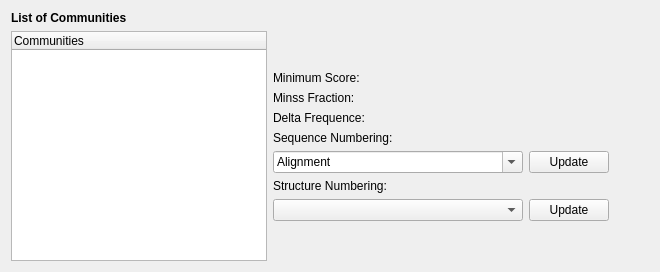
            <widget class="QWidget" name="page_14">
             <layout class="QGridLayout" name="gridLayout_17">
              <item row="0" column="0">
               <widget class="QLabel" name="label_39">
                <property name="text">
                 <string>&lt;html&gt;&lt;head/&gt;&lt;body&gt;&lt;p&gt;&lt;span style=&quot; font-weight:600;&quot;&gt;List of Communities&lt;/span&gt;&lt;/p&gt;&lt;/body&gt;&lt;/html&gt;</string>
                </property>
               </widget>
              </item>
              <item row="1" column="0">
               <widget class="QTreeWidget" name="treeCorrelationComm">
                <property name="maximumSize">
                 <size>
                  <width>290</width>
                  <height>16777215</height>
                 </size>
                </property>
                <column>
                 <property name="text">
                  <string>Communities</string>
                 </property>
                </column>
               </widget>
              </item>
              <item row="1" column="1">
               <layout class="QVBoxLayout" name="verticalLayout_30">
                <item>
                 <spacer name="verticalSpacer_20">
                  <property name="orientation">
                   <enum>Qt::Vertical</enum>
                  </property>
                  <property name="sizeType">
                   <enum>QSizePolicy::Minimum</enum>
                  </property>
                  <property name="sizeHint" stdset="0">
                   <size>
                    <width>20</width>
                    <height>40</height>
                   </size>
                  </property>
                 </spacer>
                </item>
                <item>
                 <widget class="QLabel" name="lblMinLogP_2">
                  <property name="minimumSize">
                   <size>
                    <width>300</width>
                    <height>0</height>
                   </size>
                  </property>
                  <property name="text">
                   <string>Minimum Score: </string>
                  </property>
                 </widget>
                </item>
                <item>
                 <widget class="QLabel" name="lblMinss_2">
                  <property name="minimumSize">
                   <size>
                    <width>300</width>
                    <height>0</height>
                   </size>
                  </property>
                  <property name="text">
                   <string>Minss Fraction: </string>
                  </property>
                 </widget>
                </item>
                <item>
                 <widget class="QLabel" name="lblDeltaFreq_2">
                  <property name="minimumSize">
                   <size>
                    <width>300</width>
                    <height>0</height>
                   </size>
                  </property>
                  <property name="text">
                   <string>Delta Frequence: </string>
                  </property>
                 </widget>
                </item>
                <item>
                 <layout class="QVBoxLayout" name="verticalLayout_53">
                  <item>
                   <widget class="QLabel" name="label_18">
                    <property name="text">
                     <string>Sequence Numbering:</string>
                    </property>
                   </widget>
                  </item>
                  <item>
                   <layout class="QHBoxLayout" name="horizontalLayout_61">
                    <item>
                     <widget class="QComboBox" name="cmbRefSeq_3">
                      <property name="minimumSize">
                       <size>
                        <width>250</width>
                        <height>0</height>
                       </size>
                      </property>
                      <property name="editable">
                       <bool>true</bool>
                      </property>
                      <item>
                       <property name="text">
                        <string>Alignment</string>
                       </property>
                      </item>
                     </widget>
                    </item>
                    <item>
                     <widget class="QPushButton" name="cmdUpdateGraphNumbering2">
                      <property name="text">
                       <string>Update</string>
                      </property>
                     </widget>
                    </item>
                    <item>
                     <spacer name="horizontalSpacer_73">
                      <property name="orientation">
                       <enum>Qt::Horizontal</enum>
                      </property>
                      <property name="sizeHint" stdset="0">
                       <size>
                        <width>40</width>
                        <height>20</height>
                       </size>
                      </property>
                     </spacer>
                    </item>
                   </layout>
                  </item>
                  <item>
                   <layout class="QVBoxLayout" name="verticalLayout_29">
                    <item>
                     <widget class="QLabel" name="label_72">
                      <property name="text">
                       <string>Structure Numbering:</string>
                      </property>
                     </widget>
                    </item>
                    <item>
                     <layout class="QHBoxLayout" name="horizontalLayout_64">
                      <item>
                       <widget class="QComboBox" name="cmbRefPdb_3">
                        <property name="minimumSize">
                         <size>
                          <width>250</width>
                          <height>0</height>
                         </size>
                        </property>
                       </widget>
                      </item>
                      <item>
                       <widget class="QPushButton" name="cmdUpdateGraphPdbNumbering_2">
                        <property name="text">
                         <string>Update</string>
                        </property>
                       </widget>
                      </item>
                      <item>
                       <spacer name="horizontalSpacer_82">
                        <property name="orientation">
                         <enum>Qt::Horizontal</enum>
                        </property>
                        <property name="sizeHint" stdset="0">
                         <size>
                          <width>40</width>
                          <height>20</height>
                         </size>
                        </property>
                       </spacer>
                      </item>
                     </layout>
                    </item>
                   </layout>
                  </item>
                 </layout>
                </item>
                <item>
                 <spacer name="verticalSpacer_21">
                  <property name="orientation">
                   <enum>Qt::Vertical</enum>
                  </property>
                  <property name="sizeHint" stdset="0">
                   <size>
                    <width>20</width>
                    <height>40</height>
                   </size>
                  </property>
                 </spacer>
                </item>
               </layout>
              </item>
             </layout>
            </widget>
